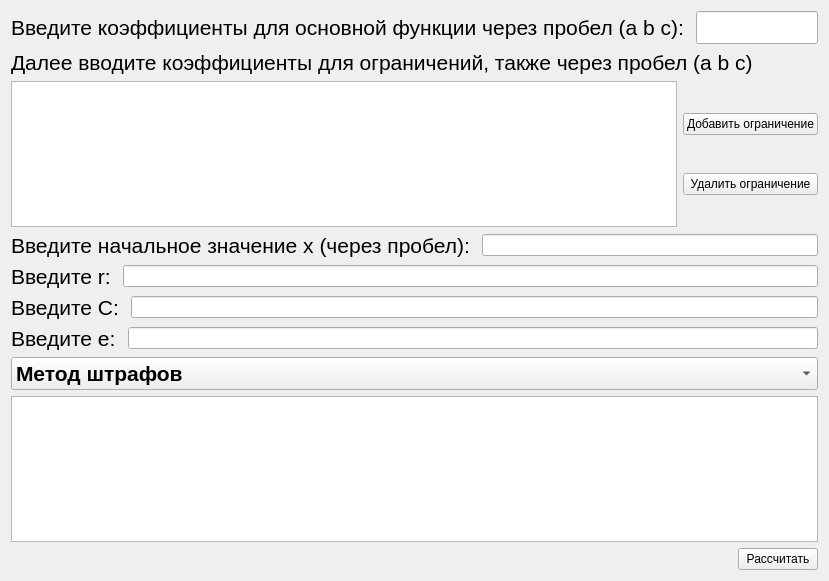
<?xml version="1.0" encoding="UTF-8"?>
<ui version="4.0">
 <class>Window</class>
 <widget class="QWidget" name="Window">
  <property name="geometry">
   <rect>
    <x>0</x>
    <y>0</y>
    <width>829</width>
    <height>581</height>
   </rect>
  </property>
  <property name="windowTitle">
   <string>лабораторная работа - 4</string>
  </property>
  <layout class="QVBoxLayout" name="verticalLayout">
   <item>
    <layout class="QHBoxLayout" name="horizontalLayout">
     <item>
      <widget class="QLabel" name="label">
       <property name="font">
        <font>
         <pointsize>16</pointsize>
        </font>
       </property>
       <property name="text">
        <string>Введите коэффициенты для основной функции через пробел (a b c): </string>
       </property>
      </widget>
     </item>
     <item>
      <widget class="QLineEdit" name="koef_str">
       <property name="font">
        <font>
         <pointsize>16</pointsize>
        </font>
       </property>
      </widget>
     </item>
    </layout>
   </item>
   <item>
    <widget class="QLabel" name="label_2">
     <property name="font">
      <font>
       <pointsize>16</pointsize>
      </font>
     </property>
     <property name="text">
      <string>Далее вводите коэффициенты для ограничений, также через пробел (a b c)</string>
     </property>
    </widget>
   </item>
   <item>
    <layout class="QHBoxLayout" name="horizontalLayout_2">
     <item>
      <widget class="QListWidget" name="equals"/>
     </item>
     <item>
      <layout class="QVBoxLayout" name="verticalLayout_2">
       <item>
        <widget class="QPushButton" name="add_button">
         <property name="text">
          <string>Добавить ограничение</string>
         </property>
        </widget>
       </item>
       <item>
        <widget class="QPushButton" name="delete_button">
         <property name="text">
          <string>Удалить ограничение</string>
         </property>
        </widget>
       </item>
      </layout>
     </item>
    </layout>
   </item>
   <item>
    <layout class="QHBoxLayout" name="horizontalLayout_3">
     <item>
      <widget class="QLabel" name="label_3">
       <property name="font">
        <font>
         <pointsize>16</pointsize>
        </font>
       </property>
       <property name="text">
        <string>Введите начальное значение x (через пробел): </string>
       </property>
      </widget>
     </item>
     <item>
      <widget class="QLineEdit" name="x_str"/>
     </item>
    </layout>
   </item>
   <item>
    <layout class="QHBoxLayout" name="horizontalLayout_4">
     <item>
      <widget class="QLabel" name="label_4">
       <property name="font">
        <font>
         <pointsize>16</pointsize>
        </font>
       </property>
       <property name="text">
        <string>Введите r: </string>
       </property>
      </widget>
     </item>
     <item>
      <widget class="QLineEdit" name="r_str"/>
     </item>
    </layout>
   </item>
   <item>
    <layout class="QHBoxLayout" name="horizontalLayout_5">
     <item>
      <widget class="QLabel" name="label_5">
       <property name="font">
        <font>
         <pointsize>16</pointsize>
        </font>
       </property>
       <property name="text">
        <string>Введите C: </string>
       </property>
      </widget>
     </item>
     <item>
      <widget class="QLineEdit" name="c_str"/>
     </item>
    </layout>
   </item>
   <item>
    <layout class="QHBoxLayout" name="horizontalLayout_6">
     <item>
      <widget class="QLabel" name="label_6">
       <property name="font">
        <font>
         <pointsize>16</pointsize>
        </font>
       </property>
       <property name="text">
        <string>Введите e: </string>
       </property>
      </widget>
     </item>
     <item>
      <widget class="QLineEdit" name="e_str"/>
     </item>
    </layout>
   </item>
   <item>
    <widget class="QComboBox" name="method_box">
     <property name="font">
      <font>
       <pointsize>16</pointsize>
       <weight>75</weight>
       <bold>true</bold>
      </font>
     </property>
     <item>
      <property name="text">
       <string>Метод штрафов</string>
      </property>
     </item>
     <item>
      <property name="text">
       <string>Метод барьерных функций</string>
      </property>
     </item>
    </widget>
   </item>
   <item>
    <widget class="QTextEdit" name="output">
     <property name="readOnly">
      <bool>true</bool>
     </property>
    </widget>
   </item>
   <item>
    <layout class="QHBoxLayout" name="horizontalLayout_7">
     <item>
      <spacer name="horizontalSpacer">
       <property name="orientation">
        <enum>Qt::Horizontal</enum>
       </property>
       <property name="sizeHint" stdset="0">
        <size>
         <width>40</width>
         <height>20</height>
        </size>
       </property>
      </spacer>
     </item>
     <item>
      <widget class="QPushButton" name="result_button">
       <property name="text">
        <string>Рассчитать</string>
       </property>
      </widget>
     </item>
    </layout>
   </item>
  </layout>
 </widget>
 <resources/>
 <connections/>
</ui>
